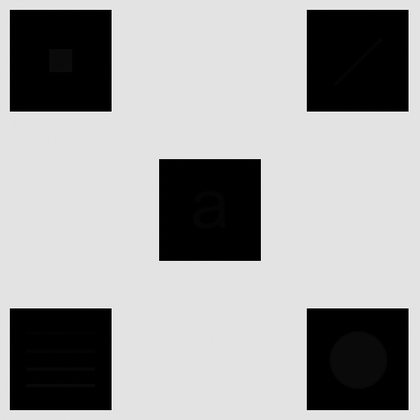
%> input picture 数字图像处理实验/lab4/IMAGES/embedded_square_noisy.tif, 420 x 420 px, shrunk from 512 x 512 before the run
$ octave p4a2.m   (GNU Octave 9; MATLAB toolbox functions it lacks are replaced by stand-ins)
%> lines starting %> are read from the running program, lines starting %| are printed output that depends on the picture
clc;clear;close all;
R = imread("embedded_square_noisy.tif");
%> R is the input picture: size 420x420 uint8; min 0, max 252, mean 160.8
[row, col] = size(R);
%> row = 420; col = 420
subplot(2,2,1), imshow(R), title('original image');
subplot(2,2,2), imhist(R(:)), title('original histogram');
R1 = R;
PMF = zeros(1, 256);
for i = 1:row
    for j = 1:col
        PMF(R(i,j) + 1) = PMF(R(i,j) + 1) + 1;
    end
end
%> after the loop, PMF = 256 values, max 113509 at index 228, min 0 at index 15, mean 689.1
PMF = PMF / (row * col);
%> PMF = 256 values, max 0.643 at index 228, min 0 at index 15, mean 0.00391
CDF = zeros(1,256);
CDF(1) = PMF(1);
for i = 2:256
    CDF(i) = CDF(i - 1) + PMF(i);
end
%> after the loop, CDF = 256 values from 0.239 to 1
Sk = zeros(1,256);
for i = 1:256
    Sk(i) = CDF(i) * 255;
end
%> after the loop, Sk = 256 values from 60.99 to 255
Sk = round(Sk);
%> Sk = 256 values from 61 to 255
for i = 1:row
    for j = 1:col
        R(i,j) = Sk(R(i,j) + 1);
    end
end
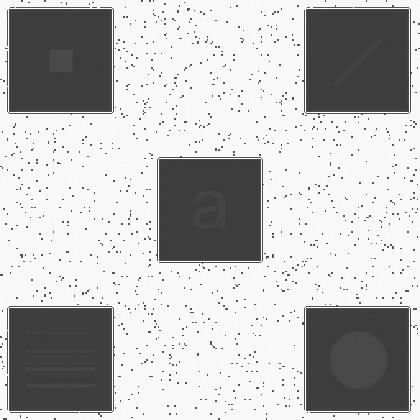
%> R: size 420x420 uint8; min 61, max 255, mean 188
subplot(2,2,3), imshow(R), title('Global Histogram Equalization');
subplot(2,2,4), imhist(R(:)), title('Global Histogram Equalization');
%> after `title('Global Histogram Equalization')`:
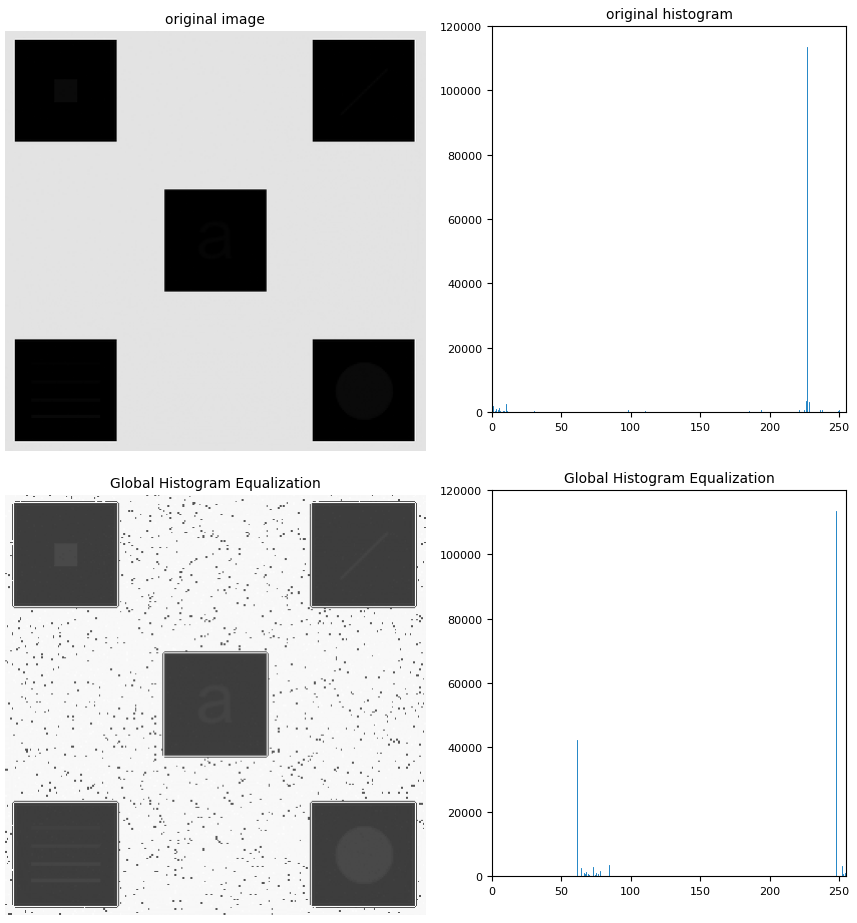
%> figure redrawn from the program's plot data, 4 panels
figure;
imshow(R)
title('Global Histogram Equalization')
